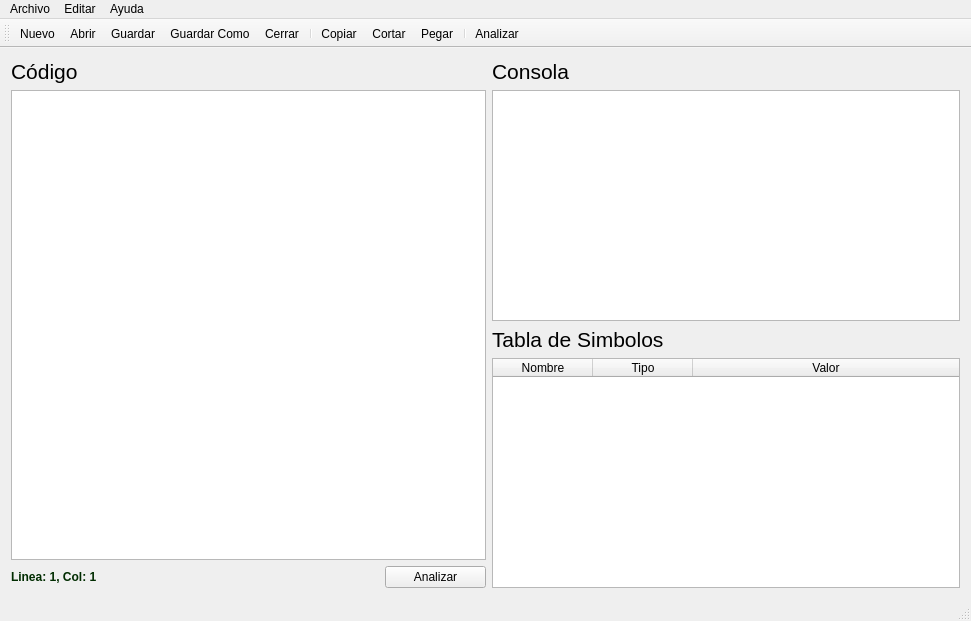
<?xml version="1.0" encoding="UTF-8"?>
<ui version="4.0">
 <class>MainWindow</class>
 <widget class="QMainWindow" name="MainWindow">
  <property name="geometry">
   <rect>
    <x>0</x>
    <y>0</y>
    <width>971</width>
    <height>621</height>
   </rect>
  </property>
  <property name="windowTitle">
   <string>Prism</string>
  </property>
  <property name="windowIcon">
   <iconset resource="recursos.qrc">
    <normaloff>:/archivos/archivos/Prism.png</normaloff>:/archivos/archivos/Prism.png</iconset>
  </property>
  <widget class="QWidget" name="centralWidget">
   <layout class="QHBoxLayout" name="horizontalLayout_5">
    <item>
     <layout class="QVBoxLayout" name="verticalLayout">
      <item>
       <layout class="QHBoxLayout" name="horizontalLayout">
        <item>
         <widget class="QLabel" name="label_2">
          <property name="font">
           <font>
            <pointsize>16</pointsize>
           </font>
          </property>
          <property name="text">
           <string>Código</string>
          </property>
         </widget>
        </item>
        <item>
         <spacer name="horizontalSpacer_2">
          <property name="orientation">
           <enum>Qt::Horizontal</enum>
          </property>
          <property name="sizeHint" stdset="0">
           <size>
            <width>408</width>
            <height>20</height>
           </size>
          </property>
         </spacer>
        </item>
       </layout>
      </item>
      <item>
       <widget class="QTextEdit" name="textEdit">
        <property name="font">
         <font>
          <pointsize>12</pointsize>
         </font>
        </property>
        <property name="acceptRichText">
         <bool>false</bool>
        </property>
       </widget>
      </item>
      <item>
       <layout class="QHBoxLayout" name="horizontalLayout_2">
        <item>
         <widget class="QLabel" name="positionLabel">
          <property name="font">
           <font>
            <weight>75</weight>
            <italic>false</italic>
            <bold>true</bold>
            <underline>false</underline>
            <strikeout>false</strikeout>
            <kerning>true</kerning>
           </font>
          </property>
          <property name="styleSheet">
           <string notr="true">color: rgb(0, 44, 0);</string>
          </property>
          <property name="text">
           <string>Linea: 1, Col: 1</string>
          </property>
         </widget>
        </item>
        <item>
         <widget class="QPushButton" name="pushButton">
          <property name="maximumSize">
           <size>
            <width>101</width>
            <height>16777215</height>
           </size>
          </property>
          <property name="text">
           <string>Analizar</string>
          </property>
         </widget>
        </item>
       </layout>
      </item>
     </layout>
    </item>
    <item>
     <layout class="QVBoxLayout" name="verticalLayout_2">
      <item>
       <layout class="QHBoxLayout" name="horizontalLayout_3">
        <item>
         <widget class="QLabel" name="label">
          <property name="font">
           <font>
            <pointsize>16</pointsize>
           </font>
          </property>
          <property name="text">
           <string>Consola</string>
          </property>
         </widget>
        </item>
        <item>
         <spacer name="horizontalSpacer_3">
          <property name="orientation">
           <enum>Qt::Horizontal</enum>
          </property>
          <property name="sizeHint" stdset="0">
           <size>
            <width>138</width>
            <height>20</height>
           </size>
          </property>
         </spacer>
        </item>
       </layout>
      </item>
      <item>
       <widget class="QTextBrowser" name="consola"/>
      </item>
      <item>
       <widget class="QLabel" name="label_3">
        <property name="text">
         <string>&lt;html&gt;&lt;head/&gt;&lt;body&gt;&lt;p&gt;&lt;span style=&quot; font-size:16pt;&quot;&gt;Tabla de Simbolos&lt;/span&gt;&lt;/p&gt;&lt;/body&gt;&lt;/html&gt;</string>
        </property>
       </widget>
      </item>
      <item>
       <widget class="QTableWidget" name="tableWidget">
        <attribute name="horizontalHeaderStretchLastSection">
         <bool>true</bool>
        </attribute>
        <column>
         <property name="text">
          <string>Nombre</string>
         </property>
        </column>
        <column>
         <property name="text">
          <string>Tipo</string>
         </property>
        </column>
        <column>
         <property name="text">
          <string>Valor</string>
         </property>
        </column>
       </widget>
      </item>
      <item>
       <layout class="QHBoxLayout" name="horizontalLayout_4"/>
      </item>
     </layout>
    </item>
   </layout>
  </widget>
  <widget class="QToolBar" name="mainToolBar">
   <attribute name="toolBarArea">
    <enum>TopToolBarArea</enum>
   </attribute>
   <attribute name="toolBarBreak">
    <bool>false</bool>
   </attribute>
   <addaction name="actionNuevo"/>
   <addaction name="actionAbrir"/>
   <addaction name="actionGuardar"/>
   <addaction name="actionGuardar_Como"/>
   <addaction name="actionCerrar"/>
   <addaction name="separator"/>
   <addaction name="actionCopiar"/>
   <addaction name="actionCortar"/>
   <addaction name="actionPegar"/>
   <addaction name="separator"/>
   <addaction name="actionAnalizar"/>
  </widget>
  <widget class="QStatusBar" name="statusBar"/>
  <widget class="QMenuBar" name="menuBar">
   <property name="geometry">
    <rect>
     <x>0</x>
     <y>0</y>
     <width>971</width>
     <height>20</height>
    </rect>
   </property>
   <widget class="QMenu" name="menuAYuda">
    <property name="title">
     <string>Archivo</string>
    </property>
    <addaction name="actionNuevo"/>
    <addaction name="actionAbrir"/>
    <addaction name="actionGuardar"/>
    <addaction name="actionGuardar_Como"/>
    <addaction name="actionCerrar"/>
   </widget>
   <widget class="QMenu" name="menuEditar">
    <property name="title">
     <string>Editar</string>
    </property>
    <addaction name="actionCopiar"/>
    <addaction name="actionCortar"/>
    <addaction name="actionPegar"/>
   </widget>
   <widget class="QMenu" name="menuAyuda">
    <property name="title">
     <string>Ayuda</string>
    </property>
    <addaction name="actionAcerca_de"/>
    <addaction name="actionAyuda"/>
   </widget>
   <addaction name="menuAYuda"/>
   <addaction name="menuEditar"/>
   <addaction name="menuAyuda"/>
  </widget>
  <action name="actionNuevo">
   <property name="icon">
    <iconset resource="recursos.qrc">
     <normaloff>:/archivos/archivos/nuevo.png</normaloff>:/archivos/archivos/nuevo.png</iconset>
   </property>
   <property name="text">
    <string>Nuevo</string>
   </property>
  </action>
  <action name="actionAbrir">
   <property name="icon">
    <iconset resource="recursos.qrc">
     <normaloff>:/archivos/archivos/abrir.png</normaloff>:/archivos/archivos/abrir.png</iconset>
   </property>
   <property name="text">
    <string>Abrir</string>
   </property>
  </action>
  <action name="actionGuardar">
   <property name="icon">
    <iconset resource="recursos.qrc">
     <normaloff>:/archivos/archivos/guardar.png</normaloff>:/archivos/archivos/guardar.png</iconset>
   </property>
   <property name="text">
    <string>Guardar</string>
   </property>
  </action>
  <action name="actionCerrar">
   <property name="icon">
    <iconset resource="recursos.qrc">
     <normaloff>:/archivos/archivos/cerrar.png</normaloff>:/archivos/archivos/cerrar.png</iconset>
   </property>
   <property name="text">
    <string>Cerrar</string>
   </property>
  </action>
  <action name="actionCopiar">
   <property name="icon">
    <iconset resource="recursos.qrc">
     <normaloff>:/archivos/archivos/copiar.png</normaloff>:/archivos/archivos/copiar.png</iconset>
   </property>
   <property name="text">
    <string>Copiar</string>
   </property>
  </action>
  <action name="actionCortar">
   <property name="icon">
    <iconset resource="recursos.qrc">
     <normaloff>:/archivos/archivos/cortar.png</normaloff>:/archivos/archivos/cortar.png</iconset>
   </property>
   <property name="text">
    <string>Cortar</string>
   </property>
  </action>
  <action name="actionPegar">
   <property name="icon">
    <iconset resource="recursos.qrc">
     <normaloff>:/archivos/archivos/pegar.png</normaloff>:/archivos/archivos/pegar.png</iconset>
   </property>
   <property name="text">
    <string>Pegar</string>
   </property>
  </action>
  <action name="actionGuardar_Como">
   <property name="icon">
    <iconset resource="recursos.qrc">
     <normaloff>:/archivos/archivos/guardarcomo.png</normaloff>:/archivos/archivos/guardarcomo.png</iconset>
   </property>
   <property name="text">
    <string>Guardar Como</string>
   </property>
  </action>
  <action name="actionAnalizar">
   <property name="icon">
    <iconset resource="recursos.qrc">
     <normaloff>:/archivos/archivos/Prism.png</normaloff>:/archivos/archivos/Prism.png</iconset>
   </property>
   <property name="text">
    <string>Analizar</string>
   </property>
  </action>
  <action name="actionAcerca_de">
   <property name="text">
    <string>Acerca de...</string>
   </property>
  </action>
  <action name="actionAyuda">
   <property name="text">
    <string>Ayuda</string>
   </property>
  </action>
 </widget>
 <layoutdefault spacing="6" margin="11"/>
 <resources>
  <include location="recursos.qrc"/>
 </resources>
 <connections/>
</ui>
